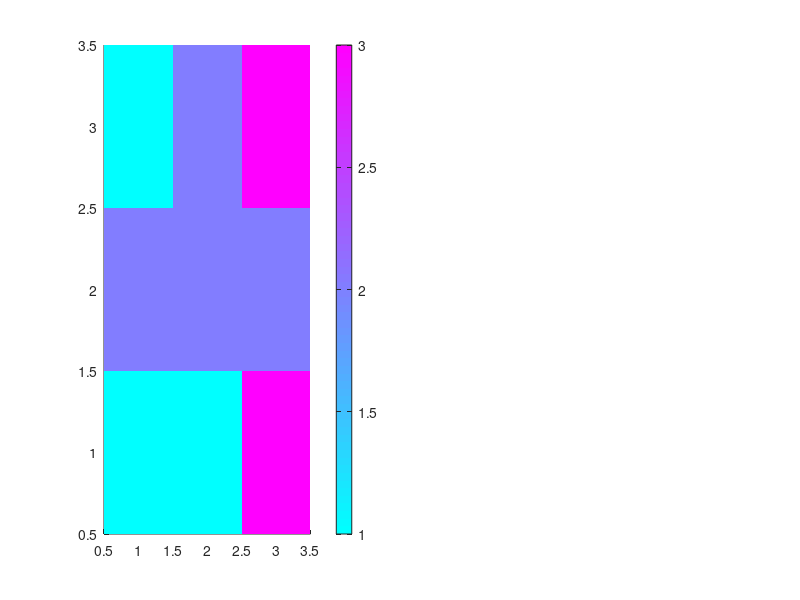

This chart was generated by the following MATLAB code: (Note: this script raises an error after producing the figure.)
close

rrr = [1 1 3; 2 2 2; 1 2 3];
axs = cell(1,2);
plts = cell(1,2);
gif1 = figure(11);
axs{1} = subplot(1,2,1);
hold on
plts{1}= imagesc(rrr,[0 3]);
colormap(axs{1},cool);
a=colorbar;
a.Label.String = 'rrr';
title('rrr');
hold off

axs{2} = subplot(1,2,2);
hold on
plts{2} = imagesc(rrr,[0,3]);
colormap(axs{2},winter);
b=colorbar;
b.Label.String = 'rrr og';
hold off
sgtitle(sprintf('Day 1'));
drawnow;
frame = getframe(gif1);
[A,map] = rgb2ind(frame2im(frame),256);
imwrite(A,map,'practice.gif','gif',"LoopCount",Inf,"DelayTime",1);

set(plts{1}, 'CData', [3 3 3; 3 3 3; 3 3 3]);
drawnow;
frame = getframe(gif1);
[A,map] = rgb2ind(frame2im(frame),256);
imwrite(A,map,'practice.gif','gif',"WriteMode","append","DelayTime",1);

set(plts{1},'CData', [0 0 0; 0 0 0; 0 0 0]);
drawnow;
frame = getframe(gif1);
[A,map] = rgb2ind(frame2im(frame),256);
imwrite(A,map,'practice.gif','gif',"WriteMode","append","DelayTime",1);


